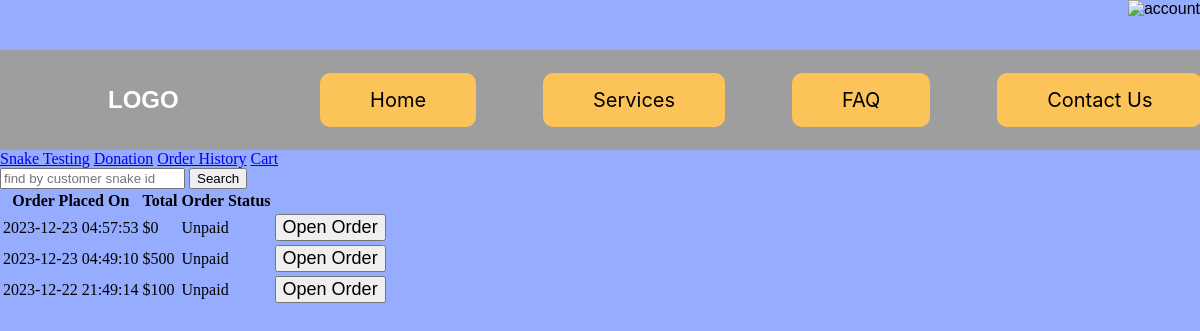
The app's page /index.php?controller=history&action=orderHistory (signed in) with its own data.
### tables this page shows
CREATE TABLE `order` (
  `order_id` int(255) NOT NULL,
  `payment_status` tinyint(4) NOT NULL,
  `seen_status` tinyint(1) NOT NULL,
  `order_date` timestamp NOT NULL DEFAULT current_timestamp(),
  `total` double DEFAULT NULL,
  `user_id` int(255) NOT NULL,
  `order_status_id` int(255) NOT NULL
);

CREATE TABLE `orderstatus` (
  `order_status_id` int(255) NOT NULL,
  `order_status_name` enum('Processing','To be Processed','Unpaid','Results Pending','Completed') DEFAULT NULL
);

### index.php (called while the page is built, shortened)
<?php
$action = isset($_GET["action"]) ? $_GET["action"] : "home";
$controller = new $controllerName;
$controller->route();

### Models/Order.php (called while the page is built, shortened)
<?php
class Order
{
    private int $orderId;
    private string $orderDate;
    private ?float $total;
    public static function getOrderByUserId(int $pUserId)
    {
        $dBConnection = openDatabaseConnection();
        try {
            $sql = "SELECT * FROM `order` WHERE user_id = ? ORDER BY order_date DESC";
            $stmt = $dBConnection->prepare($sql);
            $stmt->bindParam(1, $pUserId, PDO::PARAM_INT);
            $stmt->execute();
            $results = $stmt->fetchAll(PDO::FETCH_ASSOC);
            if ($stmt->rowCount() > 0) {
                $orders = [];
                foreach ($results as $row) {
                    $order = new Order();
                    $order->orderId = $row['order_id'];
                    $order->paymentStatus = $row['payment_status'];
                    $order->seenStatus = $row['seen_status'];
                    $order->orderDate = $row['order_date'];
                    $order->total = $row['total'];
                    $order->userId = $row['user_id'];
                    $order->orderStatusId = $row['order_status_id'];
                    $orders[] = $order;
                }
                return $orders;
            }
            return null;
        } catch (PDOException $e) {
            die("Error: " . $e->getMessage());
        } finally {
            $stmt->closeCursor();
            $dBConnection = null;
        }
    }
    public function getOrderId(): int
    {
        return $this->orderId;
    }
    public function getOrderDate(): string
    {
        return $this->orderDate;
    }
    public function getTotal(): ?float
    {
        return $this->total;
    }
}

### Models/OrderStatus.php (called while the page is built, shortened)
<?php
class OrderStatus
{
    private string $orderStatusName;
    public function __construct(
        int $pOrderStatusId = -1,
        int $pOrderStatusName = -1
    ) {
        $this->initializeProperties(
            $pOrderStatusId,
            $pOrderStatusName
        );
    }
    private function initializeProperties(int $pOrderStatusId, int $pOrderStatusName): void
    {
        if ($pOrderStatusId < 0) return;
        else if (
            $pOrderStatusId > 0
            && $pOrderStatusName > 0
        ) {
            $this->orderStatusId = $pOrderStatusId;
            $this->orderStatusName = $pOrderStatusName;
        } else if ($pOrderStatusId > 0) {
            $this->getOrderStatusById($pOrderStatusId);
        }
    }
    private function getOrderStatusById(int $pOrderStatusId): void
    {
        $dBConnection = openDatabaseConnection();
        try {
            $sql = "SELECT * FROM orderstatus WHERE order_status_id = ?";
            $stmt = $dBConnection->prepare($sql);
            $stmt->bindParam(1, $pOrderStatusId, PDO::PARAM_INT);
            $stmt->execute();
            $result = $stmt->fetch(PDO::FETCH_ASSOC);
            if ($result) {
                $this->orderStatusName = $result['order_status_name'];
            }
        } catch (PDOException $e) {
            die("Error: " . $e->getMessage());
        } finally {
            $stmt->closeCursor();
            $dBConnection = null;
        }
    }
    public function getOrderStatusName(): string
    {
        return $this->orderStatusName;
    }
}

### Views/History/orderHistory.php (the view, shortened to what this page needs)
<!DOCTYPE html>
<html lang="en">
<head>
    <link rel="stylesheet" type="text/css" href="Views/Styles/shared.css">
    <link rel="stylesheet" type="text/css" href="Views/Styles/navbar.css">
    <link rel="stylesheet" type="text/css" href="Views/Styles/home.css">
</head>
<body>
<?php
include_once 'Views/Shared/navbar.php';
include_once 'Views/Order/orderSubCategories.php';
include_once 'Views/Shared/search.php';
search('history', 'orderHistory');
?>
<table>
    <thead>
    <tr>
        <th>Order Placed On</th>
        <th>Total</th>
        <th>Order Status</th>
    </tr>
    </thead>
    <tbody>
    <?php
    foreach ($data['orders'] as $order) {
        echo "<tr><td>" . $order->getOrderDate() . "</td>";
        echo "<td>$" . $order->getTotal() . "</td>";
        $orderStatus = new OrderStatus($order->getOrderStatusId());
        echo "<td>" . $orderStatus->getOrderStatusName() . "</td>";
        echo "<td><a href='?controller=history&action=snakeHistory&id=" . $order->getOrderId() . "'><button>Open Order</button></a></td>";
    }
    ?>
    </tbody>
</table>
</body>
</html>

### Controllers/HistoryController.php (shortened to what this page needs)
<?php
include_once 'Models/Order.php';
include_once 'Models/OrderStatus.php';
class HistoryController
{
    function route(): void
    {
        global $action;
        if ($action == "orderHistory"){
            if (isset($_POST['submit'])) {
                $sanitizedSearch = htmlentities($_POST['search']);
                $customerSnakeId = CustomerSnakeName::getByUserIdAndLikeCustomerSnakeName($sanitizedSearch, $_SESSION['user_id']);
                if ($customerSnakeId === null) {
                    $orders = Order::getOrderByUserId($_SESSION['user_id']);
                    $this->render($action, ['orders' => $orders]);
                }
                else {
                    $tests = Test::getBySnakeIdAndOrderExists($customerSnakeId->getSnakeId());
                    if($tests !== null) {
                        $orders = [];
                        foreach ($tests as $test) {
                            $orders[] = new Order($test->getOrderId());
                        }
                    $this->render($action, ['orders' => $orders]);
                    }
                    else {
                        $orders = Order::getOrderByUserId($_SESSION['user_id']);
                        $this->render($action, ['orders' => $orders]);
                    }
                }
            } else {
                $orders = Order::getOrderByUserId($_SESSION['user_id']);
                $this->render($action, ['orders' => $orders]);
            }
        } else if ($action == "snakeHistory"){
            $order = new Order($_GET['id']);
            $tests = Test::getByOrderId($_GET['id']);
            $snakeIds = [];
            $customerSnakeIds = [];
            $sexes = [];
            $origins = [];
            $knownMorphs = [];
            $possibleMorphs = [];
            $testedMorphs = [];
            foreach ($tests as $test) {
                $snake = new Snake($test->getSnakeId());
                $customerSnakeId = new CustomerSnakeName($snake->getSnakeId());
                $sex = new Sex($snake->getSexId());
                $knownMorph = KnownPossibleMorph::getKnownPossibleMorphsBySnakeId($snake->getSnakeId(), true);
                $possibleMorph = KnownPossibleMorph::getKnownPossibleMorphsBySnakeId($snake->getSnakeId(), false);
                $testedMorph = TestedMorph::getAllTestedMorphById($test->getTestId());
                $snakeIds[] = $snake->getSnakeId();
                $customerSnakeIds[] = $customerSnakeId->getCustomerSnakeId();
                $sexes[] = $sex->getSexName();
                $origins[] = $snake->getSnakeOrigin();
                $knownMorphs[] = Morph::getMorphNames($knownMorph);
                $possibleMorphs[] = Morph::getMorphNames($possibleMorph);
                $testedMorphs[] = Morph::getMorphNames($testedMorph);
            }
            $snakes = [
                'snakeIds' => $snakeIds,
                'customerSnakeIds' => $customerSnakeIds,
                'sexes' => $sexes,
                'origins' => $origins,
                'knownMorphs' => $knownMorphs,
                'possibleMorphs' => $possibleMorphs,
                'testedMorphs' => $testedMorphs,
            ];
            $this->render($action, ['order' => $order, 'snakes' => $snakes]);
        } else if ($action == "search") {
            $this->render($action);
        }
    }
    function render($action, $data = []): void
    {
        extract($data);
        include_once "Views/History/$action.php";
    }
}

### Views/Shared/navbar.php (shortened to what this page needs)
<nav>
    <section class="profileSection">
        <?php
            if(isset($_SESSION["user_id"])) {
        ?>
            <div class="userProfileButton floatRight height100Percent displayInlineBlock">
                <div class="height100Percent">
                    <img src="Views/Images/profile.png" alt="account">
                </div>
            </div>
        <?php
            }
        ?>
    </section>
    <section class="navBar">
        <section class="logoSection">
            <div>
                <h2>LOGO</h2>
            </div>
        </section>
        <section class="navBarButtons displayFlex alignItemsCenter">
            <div>
                <a href="index.php?controller=home&action=home">Home</a>
            </div>
            <div>
                <a href="index.php?controller=services&action=services">Services</a>
            </div>
            <div>
                <a href="index.php?controller=faq&action=faq">FAQ</a>
            </div>
            <div>
                <a href="index.php?controller=contact&action=contact">Contact Us</a>
            </div>
        </section>
    </section>
</nav>

### Views/Order/orderSubCategories.php
<a href="index.php?controller=order&action=test">Snake Testing</a>
<a href="index.php?controller=order&action=donation">Donation</a>
<a href="index.php?controller=history&action=orderHistory">Order History</a>
<a href="index.php?controller=cart&action=cart">Cart</a>

### Views/Shared/search.php
<?php
function search(string $controller, string $action): void
{
    echo "<form action='?controller=" . $controller . "&action=" . $action . "' method='post'>
            <input type='search' name='search' placeholder='find by customer snake id'>
            <input type='submit' name='submit' value='Search'>
            </form>";
}

### Views/Styles/shared.css (style rules this page uses)
html, body { max-width: 100%; overflow-x: hidden; }
body { margin: 0; padding: 0; background-color: #95ACFF; width: 100%; }
.alignItemsCenter { align-items: center; }
p, h1, h2, h3, h5, li, label, div { font-family: 'Poppins', sans-serif; }
p, li, button { font-size: large; }
.displayFlex { display: flex; }
.floatRight { float: right; }
.displayInlineBlock { display: inline-block; }
.height100Percent { height: 100%; }

### Views/Styles/navbar.css (style rules this page uses)
.profileSection { height: 50px; position: relative; }
.profileSection img { max-width: 100%; max-height: 100%; }
nav { max-width: 100%; }
.navBar { height: 100px; max-width: 100%; background-color: #9F9E9E; display: flex; align-items: center; }
.navBar section div { flex: 1; }
.logoSection { padding: 10px 9%; }
.navBar section div h2 { color: white; font-size: 1.5em; }
.navBarButtons div { padding: 0 4%; height: min-content; }
.navBarButtons { flex-direction: row; }
.navBar section div a { background-color: #FCC458; padding: 15px 50px; border-style: none; border-radius: 10px; text-align: center; font-family: Inter, sans-serif; font-size: 20px; font-style: normal; font-weight: 400; line-height: normal; text-decoration: none; white-space: nowrap; color: black; }

### records on screen
order: order_date "2023-12-23 04:57:53", total "0", order_status.order_status_name "Unpaid"
order: order_date "2023-12-23 04:49:10", total "500", order_status.order_status_name "Unpaid"
order: order_date "2023-12-22 21:49:14", total "100", order_status.order_status_name "Unpaid"
